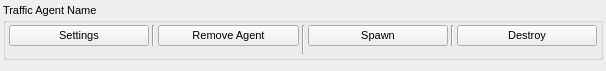
<?xml version="1.0" encoding="UTF-8"?>
<ui version="4.0">
 <class>Form</class>
 <widget class="QWidget" name="Form">
  <property name="geometry">
   <rect>
    <x>0</x>
    <y>0</y>
    <width>606</width>
    <height>56</height>
   </rect>
  </property>
  <property name="windowTitle">
   <string>Form</string>
  </property>
  <layout class="QGridLayout" name="gridLayout">
   <property name="leftMargin">
    <number>3</number>
   </property>
   <property name="topMargin">
    <number>3</number>
   </property>
   <property name="rightMargin">
    <number>3</number>
   </property>
   <item row="0" column="1">
    <widget class="QGroupBox" name="group_traffic_agent">
     <property name="minimumSize">
      <size>
       <width>600</width>
       <height>0</height>
      </size>
     </property>
     <property name="font">
      <font>
       <pointsize>8</pointsize>
      </font>
     </property>
     <property name="title">
      <string>Traffic Agent Name</string>
     </property>
     <layout class="QGridLayout" name="gridLayout_2">
      <property name="leftMargin">
       <number>3</number>
      </property>
      <property name="topMargin">
       <number>3</number>
      </property>
      <property name="rightMargin">
       <number>3</number>
      </property>
      <property name="bottomMargin">
       <number>3</number>
      </property>
      <property name="horizontalSpacing">
       <number>3</number>
      </property>
      <property name="verticalSpacing">
       <number>2</number>
      </property>
      <item row="0" column="7">
       <widget class="QPushButton" name="btn_destroy">
        <property name="font">
         <font>
          <pointsize>8</pointsize>
         </font>
        </property>
        <property name="text">
         <string>Destroy</string>
        </property>
       </widget>
      </item>
      <item row="0" column="3" rowspan="5">
       <widget class="Line" name="line_3">
        <property name="orientation">
         <enum>Qt::Vertical</enum>
        </property>
       </widget>
      </item>
      <item row="0" column="2">
       <widget class="QPushButton" name="btn_remove_traffic_agent">
        <property name="font">
         <font>
          <pointsize>8</pointsize>
         </font>
        </property>
        <property name="text">
         <string>Remove Agent</string>
        </property>
       </widget>
      </item>
      <item row="0" column="0">
       <widget class="QPushButton" name="btn_settings">
        <property name="font">
         <font>
          <pointsize>8</pointsize>
         </font>
        </property>
        <property name="text">
         <string>Settings</string>
        </property>
       </widget>
      </item>
      <item row="0" column="5">
       <widget class="QPushButton" name="btn_spawn">
        <property name="font">
         <font>
          <pointsize>8</pointsize>
         </font>
        </property>
        <property name="text">
         <string>Spawn</string>
        </property>
       </widget>
      </item>
      <item row="0" column="6">
       <widget class="Line" name="line">
        <property name="orientation">
         <enum>Qt::Vertical</enum>
        </property>
       </widget>
      </item>
      <item row="0" column="1">
       <widget class="Line" name="line_2">
        <property name="orientation">
         <enum>Qt::Vertical</enum>
        </property>
       </widget>
      </item>
     </layout>
    </widget>
   </item>
  </layout>
 </widget>
 <resources/>
 <connections/>
</ui>
